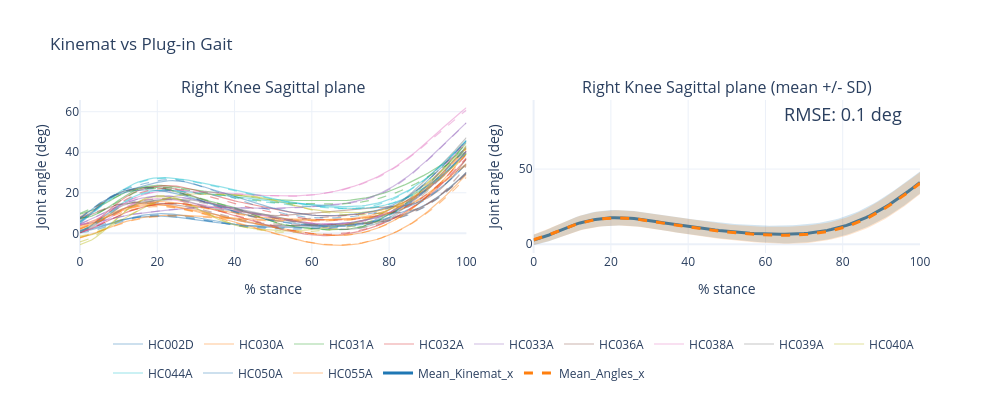

Notebook code cell kept with this figure:
### Markdown cell above
### 2b. Extras
The returned fig from the ensembler allows the user all the functionality of plotly figures.
e.g. add annotations to the plot

### Code cell
fig.add_annotation(x=80, y=80, showarrow=False, text='RMSE: 0.1 deg', yshift=10, font=dict(size=18), row=1,col=2)
